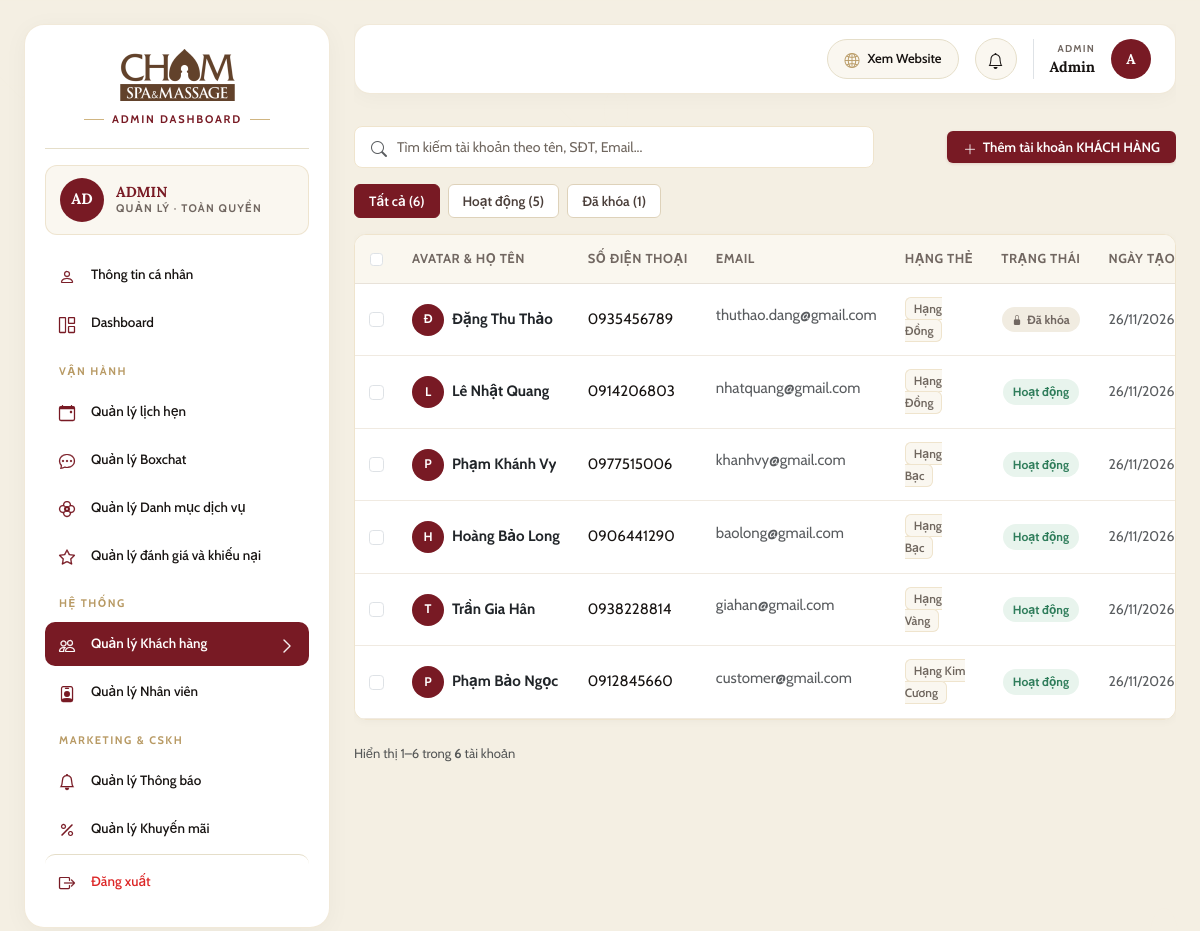
Screenshot of /accounts/admin/customers/ (signed in) with the database file from the repository.
### core/models.py (models this page shows, shortened)
class User(AbstractUser):
    name = models.CharField(max_length=255, verbose_name="Họ và tên")
    email = models.EmailField(max_length=255, unique=True, verbose_name="Địa chỉ Email")
    phone = models.CharField(max_length=20, unique=True, verbose_name="Số điện thoại (Unique)")
    is_active = models.BooleanField(default=True, verbose_name="Trạng thái tài khoản (True=Hoạt động, False=Đã khóa)")
    updated_at = models.DateTimeField(auto_now=True, verbose_name="Thời điểm cập nhật gần nhất")
    class Meta:
        db_table = "chamspa_user"
        verbose_name = "Người dùng"
        verbose_name_plural = "MOD-05: 1. Người dùng (Users)"

class Membership(models.Model):
    user = models.OneToOneField(User, on_delete=models.CASCADE, related_name='membership', verbose_name="Khách hàng")
    tier = models.ForeignKey(Tier, on_delete=models.SET_NULL, null=True, blank=True, related_name='members',
                             verbose_name="Hạng thẻ hiện tại")
    current_points = models.IntegerField(default=0, verbose_name="Điểm thưởng khả dụng hiện tại")
    total_points_used = models.IntegerField(default=0, verbose_name="Tổng điểm đã sử dụng")
    total_spent = models.DecimalField(max_digits=15, decimal_places=2, default=0,
                                      verbose_name="Tổng chi tiêu tích lũy (VNĐ)")
    tier_expiration_date = models.DateField(null=True, blank=True, verbose_name="Hạn duy trì hạng thẻ")
    created_at = models.DateTimeField(auto_now_add=True, verbose_name="Thời điểm cấp thẻ")
    updated_at = models.DateTimeField(auto_now=True, verbose_name="Thời điểm cập nhật điểm/hạng")
    class Meta:
        db_table = "chamspa_membership"
        verbose_name = "Thẻ hội viên"
        verbose_name_plural = "MOD-06: 8. Thẻ hội viên (Memberships)"

class Tier(models.Model):
    name = models.CharField(max_length=100, verbose_name="Tên hạng thẻ")
    min_points = models.IntegerField(default=0, verbose_name="Điểm tối thiểu để đạt hạng")
    discount_percent = models.IntegerField(default=0, verbose_name="% Giảm giá đặc quyền")
    description = models.TextField(null=True, blank=True, verbose_name="Mô tả quyền lợi và quà tặng")
    created_at = models.DateTimeField(auto_now_add=True, verbose_name="Thời điểm tạo hạng thẻ")
    class Meta:
        db_table = "chamspa_tier"
        verbose_name = "Hạng thẻ thành viên"
        verbose_name_plural = "MOD-06: 7. Hạng thẻ thành viên (Tiers)"

### accounts/views.py (the view, shortened to what this page needs)
# urls.py: path('admin/customers/', views.admin_customer_list_view, name='admin_customer_list'),
@login_required
def admin_customer_list_view(request):
    if not request.user.is_superuser:
        messages.error(request, "Chỉ Quản trị viên (Admin) mới có quyền truy cập trang quản trị tài khoản khách hàng.")
        if request.user.is_staff:
            return redirect('dashboard:staff')
        return redirect('home')
    qs = User.objects.filter(is_staff=False, is_superuser=False).select_related('profile', 'membership__tier').order_by('-date_joined')
    total_count = qs.count()
    active_count = qs.filter(is_active=True).count()
    inactive_count = qs.filter(is_active=False).count()
    status_filter = request.GET.get('status', 'all')
    if status_filter == 'active':
        qs = qs.filter(is_active=True)
    elif status_filter == 'inactive':
        qs = qs.filter(is_active=False)
    search_query = request.GET.get('search', '').strip()
    paginator = Paginator(qs, 8)
    page_number = request.GET.get('page', 1)
    page_obj = paginator.get_page(page_number)
    tiers = Tier.objects.all().order_by('min_points')
    base_layout = 'layouts/admin_layout.html' if request.user.is_superuser else 'layouts/staff_layout.html'
    context = {
        'customers': page_obj,
        'page_obj': page_obj,
        'total_count': total_count,
        'active_count': active_count,
        'inactive_count': inactive_count,
        'current_status': status_filter,
        'search_query': search_query,
        'tiers': tiers,
        'base_layout': base_layout,
    }
    return render(request, 'accounts/admin_customer_list.html', context)

### templates/accounts/admin_customer_list.html (shortened to what this page needs)
{% extends base_layout|default:"layouts/admin_layout.html" %}
{% load static %}
{% block body_class %}page-accounts-admin-customer-list{% endblock %}
{% block admin_content %}
<div class="customer-admin-page py-2">
    <div class="d-flex justify-content-between align-items-center mb-3 flex-wrap gap-3">
        <form method="GET" action="{% url 'accounts:admin_customer_list' %}" class="d-flex align-items-center flex-grow-1" style="max-width: 520px;">
            <div class="search-box-custom d-flex align-items-center px-3 py-2 w-100">
                <i class="bi bi-search text-muted me-2"></i>
                <input type="text" name="search" class="search-input-custom" placeholder="Tìm kiếm tài khoản theo tên, SĐT, Email..." value="{{ search_query }}">
            </div>
        </form>
        <button type="button" class="btn-add-customer shadow-sm" data-bs-toggle="modal" data-bs-target="#addCustomerModal">
            <i class="bi bi-plus-lg"></i>
            <span>Thêm tài khoản KHÁCH HÀNG</span>
        </button>
    </div>
    <div class="d-flex gap-2 mb-3 align-items-center">
        <a href="?status=all{% if search_query %}&search={{ search_query }}{% endif %}" class="filter-tab-pill {% if current_status == 'all' %}active{% endif %}">
            Tất cả ({{ total_count }})
        </a>
        <a href="?status=active{% if search_query %}&search={{ search_query }}{% endif %}" class="filter-tab-pill {% if current_status == 'active' %}active{% endif %}">
            Hoạt động ({{ active_count }})
        </a>
        <a href="?status=inactive{% if search_query %}&search={{ search_query }}{% endif %}" class="filter-tab-pill {% if current_status == 'inactive' %}active{% endif %}">
            Đã khóa ({{ inactive_count }})
        </a>
    </div>
    <div class="table-container-card mb-3">
        <div class="table-responsive">
            <table class="custom-admin-table">
                <thead>
                    <tr>
                        <th style="width: 44px; text-align: center;">
                            <input type="checkbox" class="form-check-input" id="checkAllCustomers">
                        </th>
                        <th>Avatar & Họ tên</th>
                        <th>Số điện thoại</th>
                        <th>Email</th>
                        <th>Hạng thẻ</th>
                        <th style="text-align: center;">Trạng thái</th>
                        <th>Ngày tạo</th>
                    </tr>
                </thead>
                <tbody>
                    {% for c in customers %}
                    <tr>
                        <td style="text-align: center;">
                            <input type="checkbox" class="form-check-input cust-checkbox" value="{{ c.id }}">
                        </td>
                        <td>
                            <div class="d-flex align-items-center gap-2">
                                <div class="rounded-circle d-flex align-items-center justify-content-center text-white fw-bold flex-shrink-0"
                                    style="width: 32px; height: 32px; background-color: #781A24; font-size: 12.5px;">
                                    {{ c.name|default:c.username|make_list|first|upper }}
                                </div>
                                <div>
                                    <a href="{% url 'accounts:admin_customer_detail' c.id %}" class="fw-bold text-decoration-none text-dark d-block text-truncate" style="max-width: 220px; font-size: 15px;">
                                        {{ c.name|default:c.username }}
                                    </a>
                                </div>
                            </div>
                        </td>
                        <td>
                            <span class="text-nowrap">{{ c.phone|default:"Chưa có" }}</span>
                        </td>
                        <td>
                            <span class="text-muted text-truncate d-inline-block" style="max-width: 190px;">
                                {{ c.email|default:"Chưa cập nhật" }}
                            </span>
                        </td>
                        <td>
                            <span class="badge-role-pill">
                                {{ c.membership.tier.name|default:"Thành viên" }}
                            </span>
                        </td>
                        <td style="text-align: center;">
                            {% if c.is_active %}
                                <span class="badge-status-active">
                                    Hoạt động
                                </span>
                            {% else %}
                                <span class="badge-status-locked">
                                    <i class="bi bi-lock-fill" style="font-size: 10px;"></i> Đã khóa
                                </span>
                            {% endif %}
                        </td>
                        <td>
                            <span class="text-muted" style="font-size: 14px;">
                                {{ c.date_joined|date:"d/m/Y" }}
                            </span>
                        </td>
                    </tr>
                    {% endfor %}
                </tbody>
            </table>
        </div>
    </div>
    <div class="d-flex justify-content-between align-items-center flex-wrap gap-2 pt-2">
        <div class="text-muted" style="font-size: 13px;">
            {% if page_obj.paginator.count > 0 %}
                Hiển thị {{ page_obj.start_index }}–{{ page_obj.end_index }} trong <strong>{{ page_obj.paginator.count }}</strong> tài khoản
            {% else %}
                Hiển thị 0 tài khoản
            {% endif %}
        </div>
    </div>
</div>
{% endblock admin_content %}

### templates/components/sidebar_admin.html (shortened to what this page needs)
{% load static %}
<aside class="admin-sidebar">
    <div class="sidebar-brand-lockup">
        <a href="{% url 'dashboard:admin' %}">
            <img src="{% static 'images/chamspa-logo.png' %}" alt="Cham Spa Logo">
        </a>
        <div>
            <span class="workspace-badge-label">ADMIN DASHBOARD</span>
        </div>
    </div>
    <div class="admin-identity-card">
        <div class="admin-avatar">{{ user.name|default:user.username|default:"Admin"|slice:":2"|upper }}</div>
        <div>
            <div class="admin-name">{{ user.name|default:user.username|default:"ADMIN"|upper }}</div>
            <div class="admin-role">QUẢN LÝ · TOÀN QUYỀN</div>
        </div>
    </div>
    <nav class="d-flex flex-column gap-1">
        <a href="{% url 'accounts:profile' %}" class="sidebar-nav-item {% if request.resolver_match.url_name == 'profile' %}active{% endif %}" data-nav-target="Thông tin cá nhân">
            <div class="d-flex align-items-center gap-3">
                <i class="bi bi-person fs-6"></i>
                <span>Thông tin cá nhân</span>
            </div>
        </a>
        <a href="{% url 'dashboard:admin' %}" class="sidebar-nav-item" data-nav-target="Dashboard">
            <div class="d-flex align-items-center gap-3">
                <i class="bi bi-grid-1x2 fs-6"></i>
                <span>Dashboard</span>
            </div>
        </a>
        <div class="sidebar-category-label">VẬN HÀNH</div>
        <a href="{% url 'appointment:admin_appointments' %}" class="sidebar-nav-item " data-nav-target="Quản lý lịch hẹn">
            <div class="d-flex align-items-center gap-3">
                <i class="bi bi-calendar-event fs-6"></i>
                <span>Quản lý lịch hẹn</span>
            </div>
        </a>
        {% if request.user.is_superuser %}
        <a href="{% url 'chatbox:admin_monitor' %}" class="sidebar-nav-item {% if request.resolver_match.app_name == 'chatbox' %}active{% endif %}" data-nav-target="Quản lý Boxchat">
            <div class="d-flex align-items-center gap-3">
                <i class="bi bi-chat-dots fs-6"></i>
                <span>Quản lý Boxchat</span>
            </div>
        </a>
        {% endif %}
        <a href="{% url 'services:service_admin' %}" class="sidebar-nav-item" data-nav-target="Quản lý Danh mục dịch vụ">
            <div class="d-flex align-items-center gap-3">
                <i class="bi bi-flower2 fs-6"></i>
                <span>Quản lý Danh mục dịch vụ</span>
            </div>
        </a>
        <a href="{% url 'feedbacks:admin_management' %}" class="sidebar-nav-item {% if request.resolver_match.app_name == 'feedbacks' %}active{% endif %}" data-nav-target="Quản lý đánh giá và khiếu nại">
            <div class="d-flex align-items-center gap-3">
                <i class="bi bi-star fs-6"></i>
                <span>Quản lý đánh giá và khiếu nại</span>
            </div>
        </a>
        <div class="sidebar-category-label">HỆ THỐNG</div>
        <a href="{% url 'accounts:admin_customer_list' %}" class="sidebar-nav-item {% if 'admin_customer' in request.resolver_match.url_name %}active{% endif %}" data-nav-target="Quản lý Khách hàng">
            <div class="d-flex align-items-center gap-3">
                <i class="bi bi-people fs-6"></i>
                <span>Quản lý Khách hàng</span>
            </div>
            <i class="bi bi-chevron-right sidebar-chevron"></i>
        </a>
        {% if request.user.is_superuser %}
        <a href="{% url 'accounts:admin_staff_list' %}" class="sidebar-nav-item {% if 'admin_staff' in request.resolver_match.url_name %}active{% endif %}" data-nav-target="Quản lý Nhân viên">
            <div class="d-flex align-items-center gap-3">
                <i class="bi bi-person-badge fs-6"></i>
                <span>Quản lý Nhân viên</span>
            </div>
        </a>
        {% endif %}
        <div class="sidebar-category-label">MARKETING & CSKH</div>
        <a href="{% url 'marketing:admin_notifications' %}" class="sidebar-nav-item " data-nav-target="Quản lý Thông báo">
            <div class="d-flex align-items-center gap-3">
                <i class="bi bi-bell fs-6"></i>
                <span>Quản lý Thông báo</span>
            </div>
        </a>
        <a href="{% url 'marketing:admin_promotions' %}" class="sidebar-nav-item " data-nav-target="Quản lý Khuyến mãi">
            <div class="d-flex align-items-center gap-3">
                <i class="bi bi-percent fs-6"></i>
                <span>Quản lý Khuyến mãi</span>
            </div>
        </a>
        <a href="{% url 'accounts:logout' %}" class="sidebar-nav-item sidebar-logout-item">
            <div class="d-flex align-items-center gap-3">
                <i class="bi bi-box-arrow-right fs-6"></i>
                <span>Đăng xuất</span>
            </div>
        </a>
    </nav>
</aside>

### templates/components/topbar_workspace.html (shortened to what this page needs)
{% load static %}
<header class="workspace-topbar">
    <div class="d-flex align-items-center gap-3 ms-auto">
        <a href="{% url 'home' %}" class="btn-workspace-view-web text-decoration-none" title="Xem giao diện Website khách hàng">
            <i class="bi bi-globe2"></i>
            <span>Xem Website</span>
        </a>
        <div class="cham-notif-dropdown-wrapper position-relative">
            <button class="workspace-bell-btn" type="button" title="Thông báo hệ thống" aria-label="Thông báo" id="workspaceBellBtn">
                <i class="bi bi-bell"></i>
            </button>
        </div>
        <div class="profile-dropdown-container">
            <div class="d-flex align-items-center gap-3 ps-3 border-start" style="cursor: pointer;" title="Tài khoản cá nhân & Phân quyền">
                <div class="text-end d-none d-sm-block">
                    <div style="font-size: 10px; font-weight: 700; letter-spacing: 1.2px; color: var(--cham-muted); text-transform: uppercase;">
                        {% if user.is_superuser %}ADMIN{% elif user.is_staff %}STAFF{% else %}CUSTOMER{% endif %}
                    </div>
                    <div style="font-family: var(--font-serif); font-size: 14.5px; font-weight: 700; color: var(--cham-dark);">
                        {{ user.name|default:user.username|default:"Tài khoản" }}
                    </div>
                </div>
                <div class="admin-avatar" style="width: 40px; height: 40px; font-size: 14px;">
                    {{ user.name|default:user.username|default:"U"|make_list|first|upper }}
                </div>
            </div>
        </div>
    </div>
</header>

### rows the page displays
User: name "AD", name "ADMIN", name "Admin", name|make_list "A"
User: name|make_list "Đ", name "Đặng Thu Thảo", phone "0935456789", email "thuthao.dang@gmail.com", membership.tier.name "Hạng Đồng", is_active False (drawn), date_joined "26/11/2026"
User: name|make_list "L", name "Lê Nhật Quang", phone "0914206803", email "nhatquang@gmail.com", membership.tier.name "Hạng Đồng", is_active "Hoạt động", date_joined "26/11/2026"
User: name|make_list "P", name "Phạm Khánh Vy", phone "0977515006", email "khanhvy@gmail.com", membership.tier.name "Hạng Bạc", is_active "Hoạt động", date_joined "26/11/2026"
User: name|make_list "H", name "Hoàng Bảo Long", phone "0906441290", email "baolong@gmail.com", membership.tier.name "Hạng Bạc", is_active "Hoạt động", date_joined "26/11/2026"
User: name|make_list "T", name "Trần Gia Hân", phone "0938228814", email "giahan@gmail.com", membership.tier.name "Hạng Vàng", is_active "Hoạt động", date_joined "26/11/2026"
User: name|make_list "P", name "Phạm Bảo Ngọc", phone "0912845660", email "customer@gmail.com", membership.tier.name "Hạng Kim Cương", is_active "Hoạt động", date_joined "26/11/2026"

### other values shown
{{ total_count }} "6"
{{ active_count }} "5"
{{ inactive_count }} "1"
{{ page_obj.start_index }} "1"
{{ page_obj.end_index }} "6"
{{ page_obj.paginator.count }} "6"
